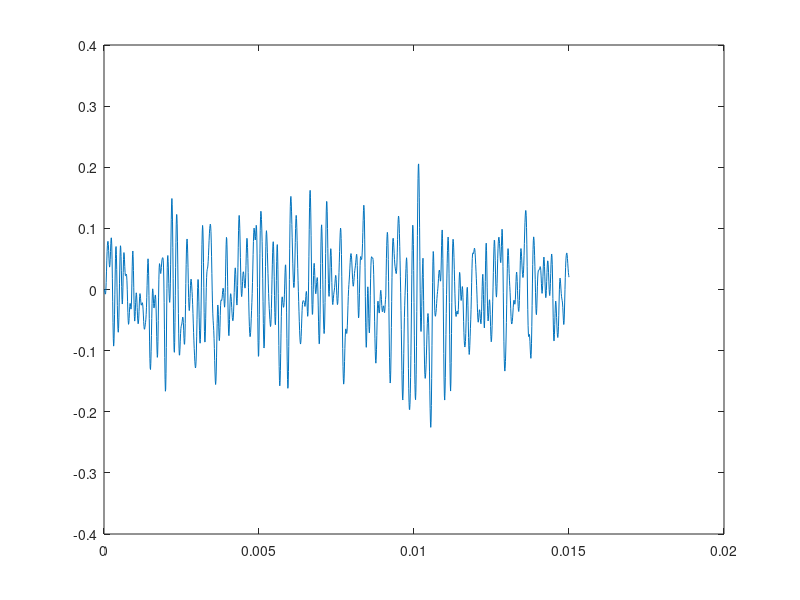
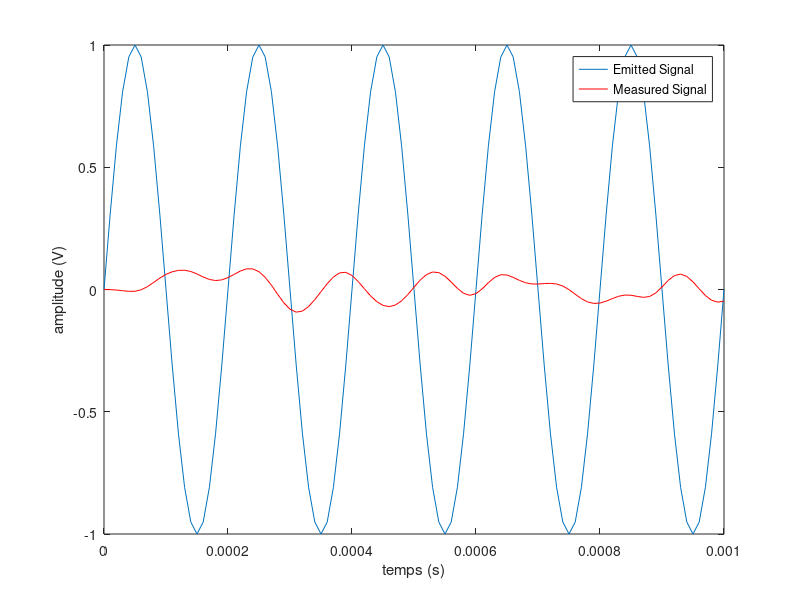
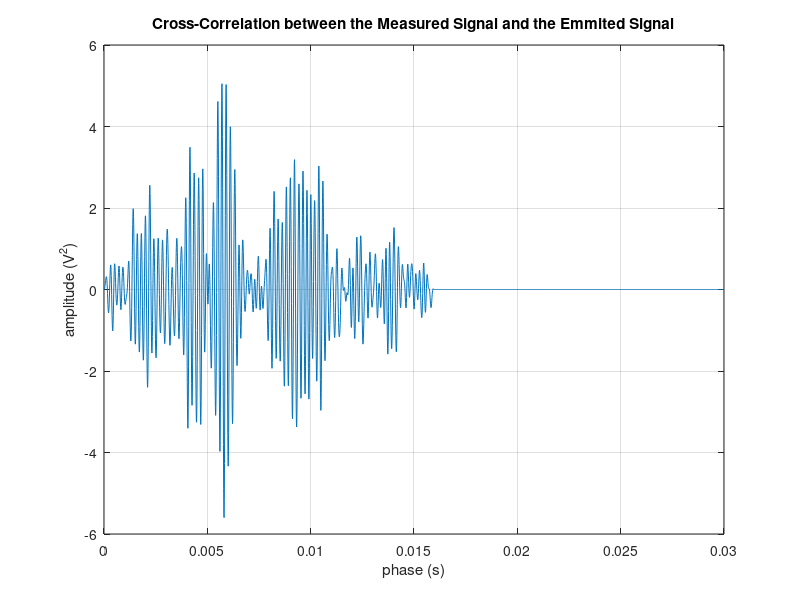

Source code (MATLAB) for these figures, in order:
%=========================================================================%
% EL 1 - 2 Example - Speed Measurement of Sound Propagation
%
% 2.2 Theoretical Study
%
%   2.2.1 - s(t) = B.sin(2*pi*f0*t - T) + b(t)
%   2.2.2 - We know that a cross-correlation function Cxy between two other 
%           functions x(t) and y(t) has its maximum value when x(t) and
%           and y(t) are in phase. In this case, this means that Cxy has
%           its maximum at t = T, which is exactly the value we want to
%           find.
%           We have therefore 
%               Cxy(T) = I( sin(2*pi*f*R) * sin(2*pi*f*(t+R) + T)dR + Bxy
%           For t = T/(2*pi*f) + 1/f , we have maximums and
%               t = T/(2*pi*f) + 1/(2*f) minimums
%========================================================================%

%========================================================================%
%   2.3 Writing the code
%========================================================================%

clear all; close all; clc;

distAntenna     = 3;

tSampling       = 10e-6;

f0              = 5e3;
t0              = 1/f0;
amplitude       = 1;
nbPeriods       = 6;

tSignauEmis    = 0: tSampling : (nbPeriods - 1)*t0;
signauEmis     = amplitude* sin( 2 * pi * f0 * tSignauEmis );

[rows, cols] = size(tSignauEmis);

load resacq
[rowsMesure, colsMesure] = size(SigMesure);

signauMesureL = SigMesure(1: cols);

figure
plot (TpsSigMesure, SigMesure)

figure
plot(tSignauEmis, signauEmis)
hold on
plot(tSignauEmis, signauMesureL,  'r' );
xlabel ('temps (s)');
ylabel ('amplitude (V)');
legend ('Emitted Signal', 'Measured Signal');

%========================================================================%
%   2.3.5 Computing of the Cross-Correlation
%========================================================================%

crossCorrelation = xcorr(signauEmis, SigMesure);

%  SUPPORT of CROSS CORRELATION [0 , 2M -1], M is the length of the arrays
%  Since a cross correlation may be written as a convolution product, its
%  support can be written as [a + c, b + d] where [a,b] and [c,d] are the
%  the support of x and y respectively. ** In this case, it is better to
%  use speak in CIRCULAR CONVOLUTION, since the two signals are PERIODIC
tBeginning  = 0;
tEnd        = 2*colsMesure - 1;
tXCorr      = (tBeginning: tSampling: tSampling*(tEnd-1));

figure
plot (tXCorr, crossCorrelation)
grid on
xlabel('phase (s)');
ylabel('amplitude (V^2)');
title ('Cross-Correlation between the Measured Signal and the Emmited Signal')

%========================================================================%
%   2.3.6 Estimation of the Speed
%========================================================================%

[Maxi, IndiceMax]   = max(crossCorrelation);
estimatedDelay      = tXCorr(IndiceMax);
estimatedSpeed      = -distAntenna/estimatedDelay;